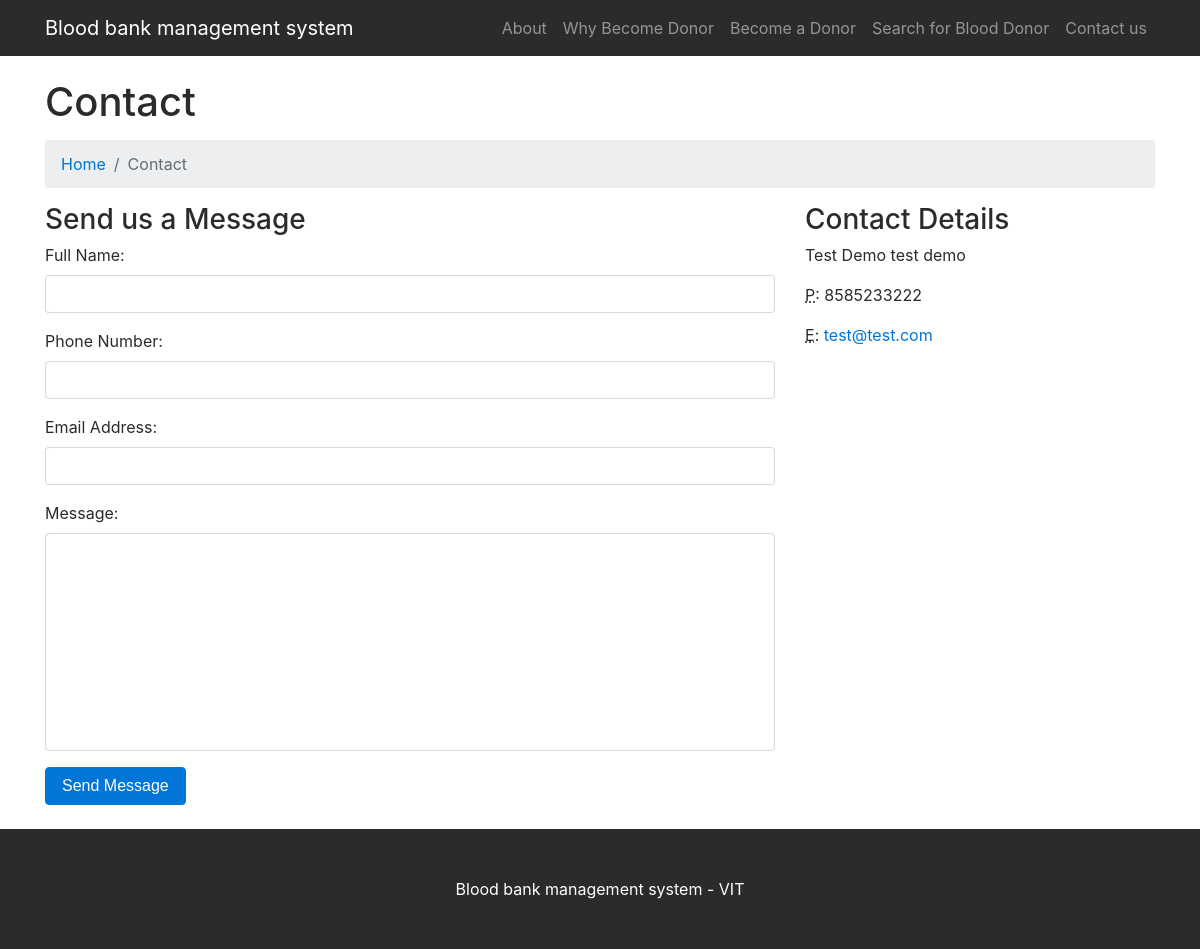
The page /contact.php on the database its author committed.
### tables this page shows
CREATE TABLE IF NOT EXISTS `contactusinfo` (
  `id` int(11) NOT NULL,
  `Address` tinytext,
  `EmailId` varchar(255) DEFAULT NULL,
  `ContactNo` char(11) DEFAULT NULL
);

### contact.php (the view, shortened to what this page needs)
<?php
include('includes/config.php');
?>
<!DOCTYPE html>
<html lang="en">
<head>
    <link href="vendor/bootstrap/css/bootstrap.min.css" rel="stylesheet">
    <link href="vendor/font-awesome/css/font-awesome.min.css" rel="stylesheet" type="text/css">
    <link href="css/modern-business.css" rel="stylesheet">
</head>
<body>
    <?php include('includes/header.php');?>
    <div class="container">
        <h1 class="mt-4 mb-3">Contact</h1>
        <ol class="breadcrumb">
            <li class="breadcrumb-item">
                <a href="index.php">Home</a>
            </li>
            <li class="breadcrumb-item active">Contact</li>
        </ol>
        <div class="row">
              <div class="col-lg-8 mb-4">
                <h3>Send us a Message</h3>
                <form name="sentMessage"  method="post">
                    <div class="control-group form-group">
                        <div class="controls">
                            <label>Full Name:</label>
                            <input type="text" class="form-control" id="name" name="fullname" required data-validation-required-message="Please enter your name.">
                        </div>
                    </div>
                    <div class="control-group form-group">
                        <div class="controls">
                            <label>Phone Number:</label>
                            <input type="tel" class="form-control" id="phone" name="contactno"  required data-validation-required-message="Please enter your phone number.">
                        </div>
                    </div>
                    <div class="control-group form-group">
                        <div class="controls">
                            <label>Email Address:</label>
                            <input type="email" class="form-control" id="email" name="email" required data-validation-required-message="Please enter your email address.">
                        </div>
                    </div>
                    <div class="control-group form-group">
                        <div class="controls">
                            <label>Message:</label>
                            <textarea rows="10" cols="100" class="form-control" id="message" name="message" required data-validation-required-message="Please enter your message" maxlength="999" style="resize:none"></textarea>
                        </div>
                    </div>
                    <button type="submit" name="send"  class="btn btn-primary">Send Message</button>
                </form>
            </div>
                    <?php
$pagetype=$_GET['type'];
$sql = "SELECT Address,EmailId,ContactNo from contactusinfo";
$query = $dbh -> prepare($sql);
$query->bindParam(':pagetype',$pagetype,PDO::PARAM_STR);
$query->execute();
$results=$query->fetchAll(PDO::FETCH_OBJ);
if($query->rowCount() > 0)
{
foreach($results as $result)
{ ?>
            <div class="col-lg-4 mb-4">
                <h3>Contact Details</h3>
                <p>
                   <?php   echo htmlentities($result->Address); ?>
                    <br>
                </p>
                <p>
                    <abbr title="Phone">P</abbr>: <?php   echo htmlentities($result->ContactNo); ?>
                </p>
                <p>
                    <abbr title="Email">E</abbr>: <a href="mailto:name@example.com"><?php   echo htmlentities($result->EmailId); ?>
                    </a>
                </p>
              <?php }} ?>
            </div>
        </div>
    </div>
<?php include('includes/footer.php');?>
</body>
</html>

### css/modern-business.css (style rules this page uses)
body { padding-top: 54px; }
@media (min-width: 992px) { body { padding-top: 56px; } }

### rows shown on the page
contactusinfo: Address "Test Demo test demo", ContactNo "8585233222", EmailId "test@test.com"
